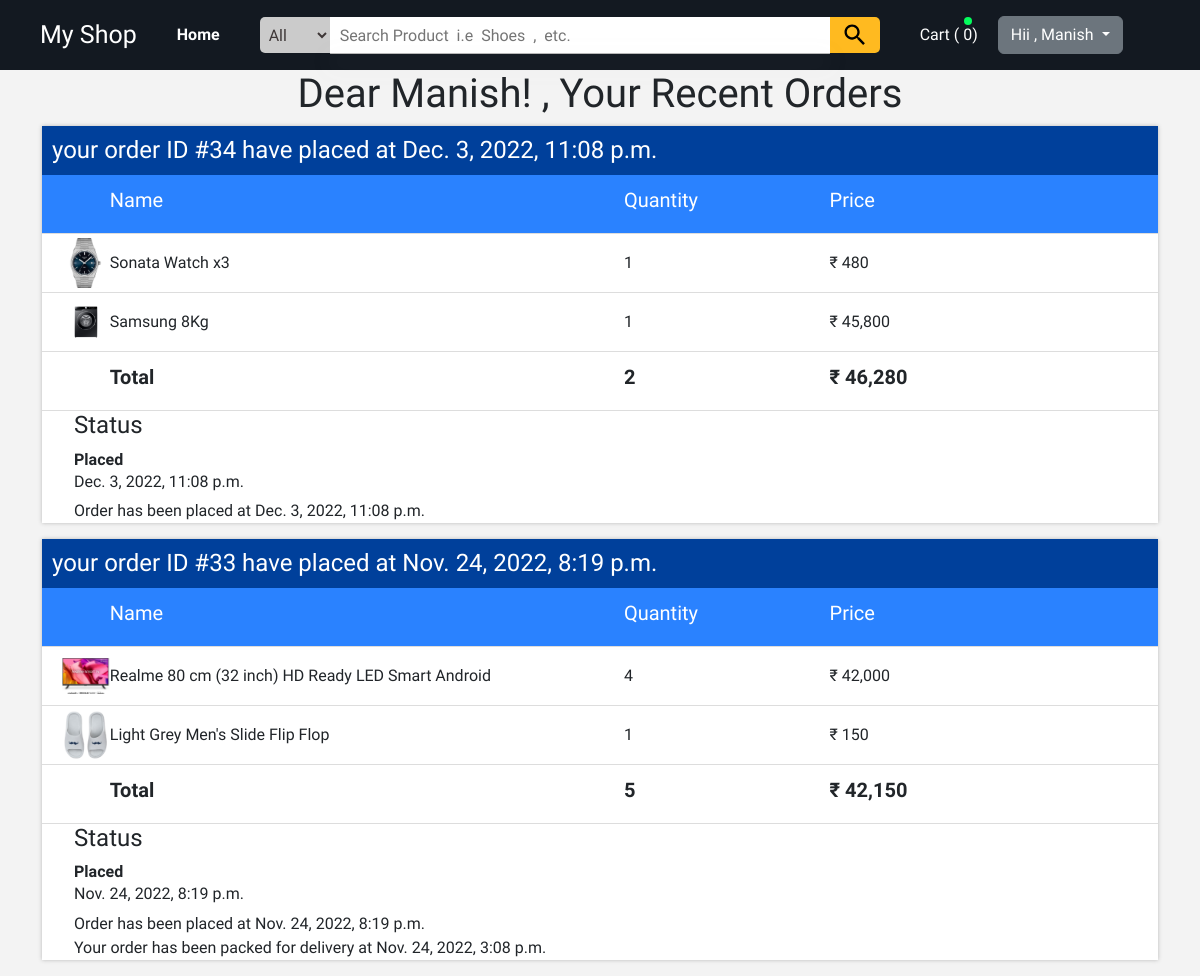
Screenshot of /status/ (signed in) with the database file from the repository.
### MyShop/models.py (models this page shows, shortened)
class order(models.Model):
    order_id=models.AutoField(primary_key=True)
    order_product=models.CharField(max_length=10000,default="")
    user_name=models.CharField(max_length=50)
    user_number=models.CharField(max_length=10,default="")
    user_email=models.CharField(max_length=200 ,default="")
    user_address1=models.CharField(max_length=1000 ,default="")
    user_address2=models.CharField(max_length=1000 ,default="")
    order_price=models.IntegerField()
    order_date=models.DateTimeField()

class product(models.Model):
    product_id=models.AutoField
    product_brand=models.CharField(max_length=1000,default="")
    product_Name=models.CharField(max_length=50)
    product_category=models.CharField(max_length=100,default="")
    product_subcat=models.CharField(max_length=100,default="")
    product_details=models.CharField(max_length=200 ,default="")
    product_price=models.IntegerField()
    product_image=models.ImageField(upload_to="Myshop/media",default="")
    product_publish_date=models.DateField()

class OrderUpdate(models.Model):
    order_id=models.CharField(max_length=50,default="")
    order_status=models.CharField(max_length=100,default="")
    order_desc=models.CharField(max_length=500,default="")
    update_time=models.DateTimeField()

### MyShop/views.py (the view)
# urls.py: path("status/",views.status,name="status"),
@login_required(login_url='/cart/')
def status(request):
      orders=[]
      items=order.objects.filter(user_email=request.user.email).values("order_id","order_product","order_date","order_price")
      for x in items:
           prodall=json.loads(x["order_product"])
           products=[]
           for pi in prodall.keys():
              prod={
                "product":(product.objects.filter(id=pi[2:]).values("id","product_Name","product_price","product_image"))[0],
                 "quantity": prodall[pi]
               }
              products.append(prod)
           neworder={
                "order":x,
                "products":products,
                "orderUpdate":OrderUpdate.objects.filter(order_id=x["order_id"]).values()
                }
           orders.append(neworder)
      orders.reverse()
      return render(request,"pages/Status.html",{"orders":orders})

### MyShop/templates/pages/Status.html (shortened to what this page needs)
{% extends 'Nav.html' %}
{% block body %}
<h1 align="center">Dear {{user}}! , Your Recent Orders</h1>
<div class="container">
  {% if orders %}
{% for order in orders %}
<div style=" box-shadow: 0 0 4px #b7b7b7;background-color: white;">
  <h4 style="
    background-color: #00409b;
    color: white;
    margin: 0px;
    padding: 10px;
    ">your order ID #{{order.order.order_id }} have placed at {{order.order.order_date}}
             </h4>
  <div style="
           background-color: white;
           overflow: hidden;">
    <div class="items_list_con" style="background-color: #2a82ff;
    color: white;">
      <div class="Prod_img"></div>
      <div class="product_name_con">
        <h5>Name</h5>
      </div>
      <div class="product_quantity_con">
        <h5>Quantity</h5>
      </div>
      <div class="product_price_con">
        <h5>Price</h5>
      </div>
    </div>
    {% for prods in order.products %}
    <div class="items_list_con">
      <div style="background-image: url(/media/{{prods.product.product_image}})" class="Prod_img">
      </div>
      <div class="product_name_con">{{prods.product.product_Name}}</div>
      <div class="product_quantity_con">{{prods.quantity}}</div>
      <div class="product_price_con">&#8377;
      </div>
    </div>
    {% endfor %}
    <div class="items_list_con">
      <div class="Prod_img"></div>
      <div class="product_name_con">
        <h5><b>Total</b></h5>
      </div>
      <div class="product_quantity_con">
        <h5><b><script>document.write(tqual)</script></b></h5>
      </div>
      <div class="product_price_con">
        <h5><b>&#8377;
          </b></h5>
      </div>
    </div>
  </div>
<ul class="Status_con" >
  <div class="current_status_con"> <h4>Status</h4> <b>{{order.orderUpdate.0.order_status}}  </b> <span><h6> {{order.orderUpdate.0.update_time}} </h6></span></div>
  {% for update in order.orderUpdate %}
    <li>{{update.order_desc}} at {{update.update_time}}</li>
  {% endfor %}
  </ul>
</div>
{% endfor %}
{% else %}
<h2>ohh! Dear, Your Are Not Order Yet </h2>
<a href="/cart">Go To Cart</a>
{% endif %}
</div>
{% endblock %}

### MyShop/templates/pages/Nav.html (shortened to what this page needs)
{% load static %}
<!doctype html>
<html lang="en">
<head>
  <link href="https://cdn.jsdelivr.net/npm/bootstrap@5.2.1/dist/css/bootstrap.min.css" rel="stylesheet"
>
  <link rel="stylesheet" href="{% static 'index.css' %}">
</head>
<body>
  <nav id="mainNav">
    <div class="Navbar"><a href="/" class="Brand_Name">My Shop</a>
      <div class="Nav_btn_con"><a href="/">Home</a>
        <div class="Search_prod_con">
          <select name="Prod_Category" id="Sel_Category" title="Category">
            <option value="All"> All </option>
          </select>
          <div>
            <input type="text" name="" id="Search_Prod" title="Search Product"
              placeholder="Search Product  i.e  Shoes  ,  etc.">
          </div>
          <button id="Search_btn" type="button" title="Search" onclick="SearchProducts()"></button>
        </div>
      </div>
      <div class="Authurize_con">
        <div>
          <a href="/cart" target="_blank">Cart ( <span id="Noitems">0</span>)</a>
        </div>
        <div>
          {% if user.is_authenticated %}
          <div class="dropdown show">
          <button class="btn btn-secondary dropdown-toggle" href="#" role="button" id="dropdownMenuLink"
            data-toggle="dropdown" aria-haspopup="true" onclick="menuToggle()" aria-expanded="false">
            Hii , {{user}}
          </button>
          {% else %} <a href="/signin/"> Login / Sign up </a>
          {% endif %}
        </div>
      </div>
    </div>
  </nav>
  {% block body %} {% endblock %}
</body>
</html>

### MyShop/templates/pages/static/index.css (style rules this page uses)
* { font-family: "Questrial", "Roboto"; }
body { margin: 0px; }
#mainNav { z-index: 10; display: flex; position:sticky; top: 0px; background-color: #131921; width: 100%; justify-content: center; align-items: center; }
.Navbar { width: 100%; padding-left: 40px; height: 70px; column-gap: 40px; display: flex; align-items: center; }
.Brand_Name { font-size: 25px; color: white; text-decoration: none; }
.Nav_btn_con { width: max-content; column-gap: 40px; text-decoration: none; color: white; display: flex; }
.Nav_btn_con>a { display: flex; flex-direction: row; align-items: center; font-weight: bold; text-decoration: none; color: white; }
span#Noitems::before { width: 8px; background-color: #04fd5c; z-index: 100; height: 8px; content: ""; margin-top: -6px; margin-left: 1px; border-radius: 50%; position: absolute; }
.Search_prod_con { max-height: 36px; overflow: hidden; width: max-content; display: flex; height: max-content; border-radius: 5px; }
#Sel_Category { cursor: pointer; outline: none; background-color: #cbcbcb; color: #3e3737; padding: 0px 5px; font-size: 16px; width: 70px; border: none; }
#Search_Prod { padding-left: 10px; outline: none; border: none; height: 36px; width: 500px; }
#Search_btn { cursor: pointer; background-image: url(img/search.svg); background-repeat: no-repeat; background-position: center; background-color: #ffba20; background-size: 28px 28px; border: none; width: 50px; }
.Authurize_con { float: right; display: flex; column-gap: 20px; align-items: center; }
.Authurize_con>div>a { transition: all 0.1s linear; color: white; text-decoration: none; }

### MyShop/templates/pages/Nav.html (style rules this page uses)
.show { display: block; }

### rows the page displays
order: order.order_id "34", order.order_date "Dec. 3, 2022, 11:08 p.m.", orderUpdate.0.order_status "Placed", orderUpdate.0.update_time "Dec. 3, 2022, 11:08 p.m."
product: product.product_image (picture), product.product_Name "Sonata Watch x3", quantity "1"
product: product.product_image (picture), product.product_Name "Samsung 8Kg", quantity "1"
OrderUpdate: order_desc "Order has been placed", update_time "Dec. 3, 2022, 11:08 p.m."
order: order.order_id "33", order.order_date "Nov. 24, 2022, 8:19 p.m.", orderUpdate.0.order_status "Placed", orderUpdate.0.update_time "Nov. 24, 2022, 8:19 p.m."
product: product.product_image (picture), product.product_Name "Realme 80 cm (32 inch) HD Ready LED Smart Android", quantity "4"
product: product.product_image (picture), product.product_Name "Light Grey Men's Slide Flip Flop", quantity "1"
OrderUpdate: order_desc "Order has been placed", update_time "Nov. 24, 2022, 8:19 p.m."
OrderUpdate: order_desc "Your order has been packed for delivery", update_time "Nov. 24, 2022, 3:08 p.m."

### other values shown
{{ user }} "Manish"
